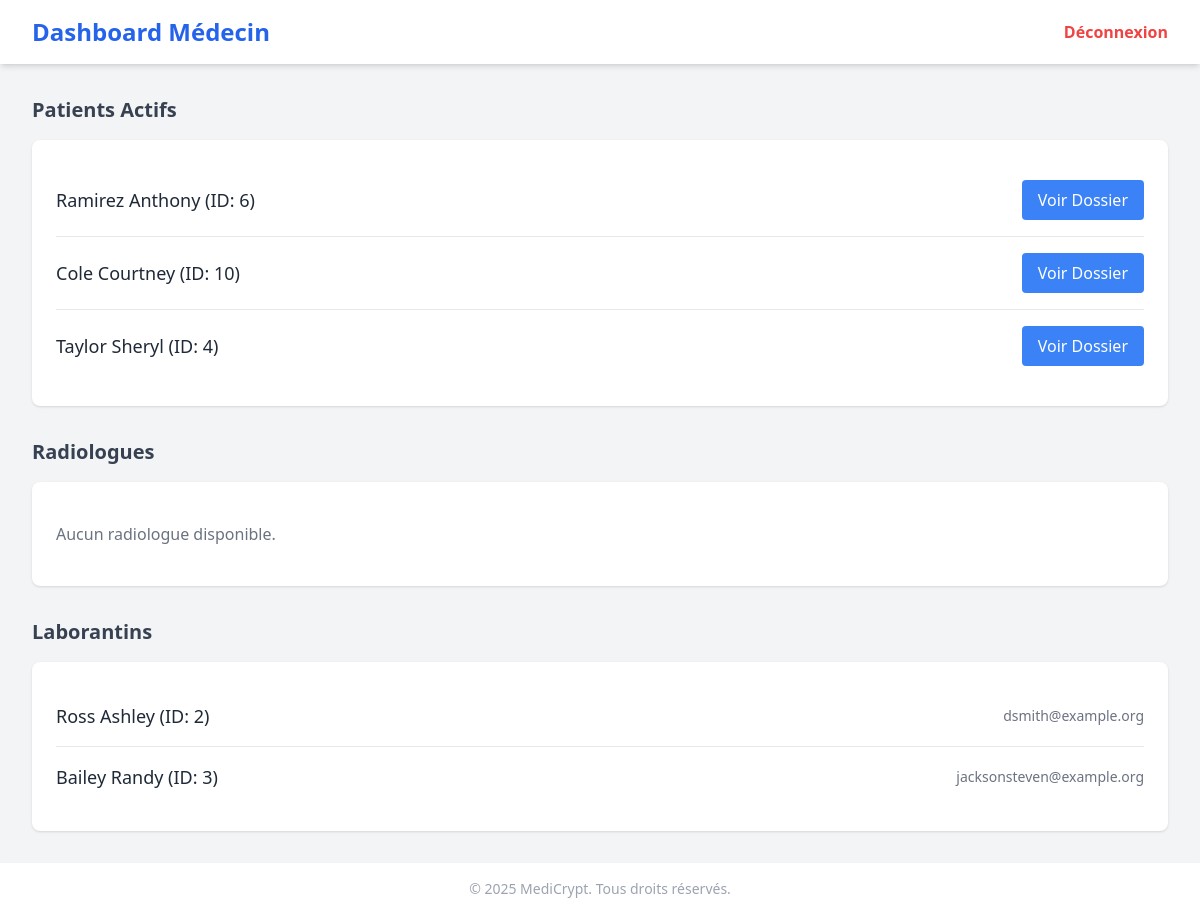
The app's page /dashboard_medecin (signed in) with its own data.
### models.py (models this page shows, shortened)
class Utilisateur(db.Model, UserMixin):
    ID_User = db.Column(db.Integer, primary_key=True)
    nom = db.Column(db.String(50))
    prenom = db.Column(db.String(50))
    pwd = db.Column(db.String(50))
    email = db.Column(db.String(50), unique=True)
    role = db.Column(db.Enum('Médecin', 'Radiologue', 'Laborantin', 'Patient', name='role_enum'))

### app.py (the view)
        @login_required
        def decorated_function(*args, **kwargs):
            if current_user.role != role:
                flash("Vous n'avez pas les autorisations nécessaires pour accéder à cette page.", "danger")
                return redirect(url_for('home'))
            return f(*args, **kwargs)

### app.py (called while the page is built)
@login_manager.user_loader
def load_user(user_id):
    return Utilisateur.query.get(int(user_id))

def role_required(role):
    def decorator(f):
        @login_required
        def decorated_function(*args, **kwargs):
            if current_user.role != role:
                flash("Vous n'avez pas les autorisations nécessaires pour accéder à cette page.", "danger")
                return redirect(url_for('home'))
            return f(*args, **kwargs)
        return decorated_function
    return decorator

@app.route('/dashboard_medecin', endpoint='dashboard_medecin')
@role_required('Médecin')
def dashboard_medecin():
    patients_actifs = db.session.query(Utilisateur).join(MedecinTraitant, Utilisateur.ID_User == MedecinTraitant.patient_ID) \
                        .filter(MedecinTraitant.medecin_ID == current_user.ID_User, MedecinTraitant.actif == True).all()
    radiologues = Utilisateur.query.filter_by(role="Radiologue").all()
    laborantins = Utilisateur.query.filter_by(role="Laborantin").all()
    return render_template(
        'medecin/dashboard_medecin.html',
        patients_actifs=patients_actifs,
        radiologues=radiologues,
        laborantins=laborantins
    )

### templates/medecin/dashboard_medecin.html (shortened to what this page needs)
<!DOCTYPE html>
<html lang="fr">
<head>
    <script src="https://cdn.tailwindcss.com"></script>
</head>
<body class="bg-gray-100 min-h-screen flex flex-col">
    <header class="bg-white shadow-md py-4 px-8 flex justify-between items-center">
        <h1 class="text-2xl font-bold text-blue-600">Dashboard Médecin</h1>
        <a href="{{ url_for('logout') }}"
            class="text-red-500 hover:text-red-700 font-semibold transition duration-300">Déconnexion</a>
    </header>
    <main class="flex-1 p-8 space-y-8">
        <section>
            <h2 class="text-xl font-semibold mb-4 text-gray-700">Patients Actifs</h2>
            <div class="bg-white rounded-lg shadow p-6">
                <ul class="divide-y divide-gray-200">
                    {% for patient in patients_actifs %}
                        <li class="py-4 flex justify-between items-center">
                            <div>
                                <p class="text-lg font-medium text-gray-800">
                                    {{ patient.nom }} {{ patient.prenom }} (ID: {{ patient.ID_User }})
                                </p>
                            </div>
                            <a href="{{ url_for('dossier_medical', patient_id=patient.ID_User) }}"
                                class="bg-blue-500 text-white px-4 py-2 rounded hover:bg-blue-600 transition">Voir Dossier</a>
                        </li>
                    {% else %}
                        <li class="py-4 text-gray-500">Aucun patient actif.</li>
                    {% endfor %}
                </ul>
            </div>
        </section>
        <section>
            <h2 class="text-xl font-semibold mb-4 text-gray-700">Radiologues</h2>
            <div class="bg-white rounded-lg shadow p-6">
                <ul class="divide-y divide-gray-200">
                    {% for radiologue in radiologues %}
                        <li class="py-4 flex justify-between items-center">
                            <p class="text-lg font-medium text-gray-800">
                                {{ radiologue.nom }} {{ radiologue.prenom }} (ID: {{ radiologue.ID_User }})
                            </p>
                            <span class="text-gray-500 text-sm">{{ radiologue.email }}</span>
                        </li>
                    {% else %}
                        <li class="py-4 text-gray-500">Aucun radiologue disponible.</li>
                    {% endfor %}
                </ul>
            </div>
        </section>
        <section>
            <h2 class="text-xl font-semibold mb-4 text-gray-700">Laborantins</h2>
            <div class="bg-white rounded-lg shadow p-6">
                <ul class="divide-y divide-gray-200">
                    {% for laborantin in laborantins %}
                        <li class="py-4 flex justify-between items-center">
                            <p class="text-lg font-medium text-gray-800">
                                {{ laborantin.nom }} {{ laborantin.prenom }} (ID: {{ laborantin.ID_User }})
                            </p>
                            <span class="text-gray-500 text-sm">{{ laborantin.email }}</span>
                        </li>
                    {% else %}
                        <li class="py-4 text-gray-500">Aucun laborantin disponible.</li>
                    {% endfor %}
                </ul>
            </div>
        </section>
    </main>
    <footer class="bg-white shadow-md py-4 text-center text-sm text-gray-400">
        &copy; 2025 MediCrypt. Tous droits réservés.
    </footer>
</body>
</html>

### records on screen
Utilisateur: nom "Ramirez", prenom "Anthony", ID_User "6"
Utilisateur: nom "Cole", prenom "Courtney", ID_User "10"
Utilisateur: nom "Taylor", prenom "Sheryl", ID_User "4"
Utilisateur: nom "Ross", prenom "Ashley", ID_User "2", email "dsmith@example.org"
Utilisateur: nom "Bailey", prenom "Randy", ID_User "3", email "jacksonsteven@example.org"
